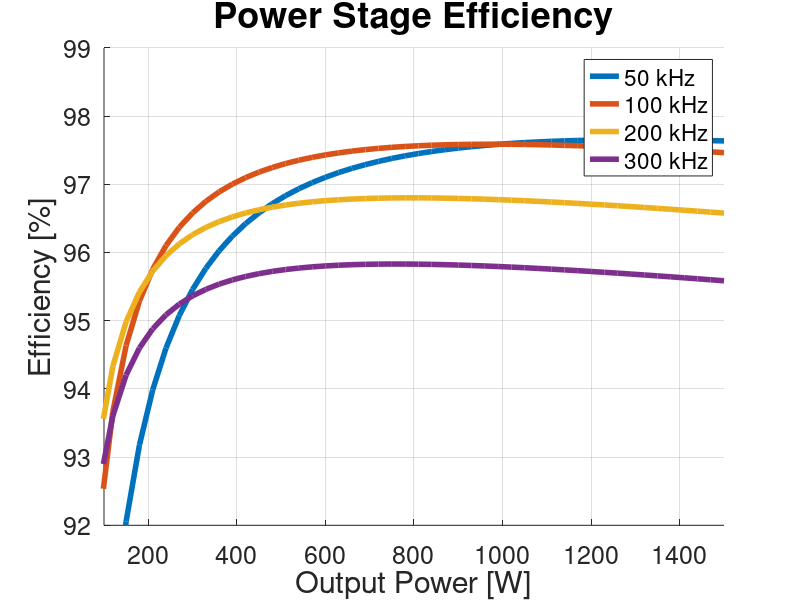

Write the MATLAB code that produced this figure.
%% Total Power Stage Power Losses Across All Output Powers
clear, close all, clc;

f_array = [50e3, 100e3, 200e3, 300e3];

for s = 1:1:length(f_array)
%% Converter properties
fs = f_array(s); % [Hz]
Ts = 1/fs; % [s]
Vin = 130; % [V]
Vout = 60; % [V]
Iout = 25; % [A]
n_trafo = 0.5;

% For changing both output voltage and current
%D = 0.01:0.01:0.49;
%Rout = Vout/Iout; % [Ohm]
%Vout = 2*Vin*n_trafo*D; % [V]
%Iout = Vout./Rout; % [A]

% For changing only output current
D = 0.4615;
Iout = 0.5:0.5:25;
Rout = Vout./Iout;


%% Transformer core properties
mu_0 = 1.25663706*10^-6;
mu_r_fe = 1690;
Ae = 178 * 10^-6; % [m]
le = 97 * 10^-3; % [m]
Ve = 17300 * 10^-9; % [m]

% Steinmetz
Kc = 0.009498;
alpha = 1.424;
beta = 2.383;
Ki = Kc/(2^(beta-1)*pi^(alpha-1)*(1.1044+6.8244/(alpha+1.354)));

w_foil_p = 18*10^-3; % [m]
t_foil_p = 0.15*10^-3; % [m]
w_foil_s = w_foil_p; % [m]
t_foil_s = 0.3*10^-3; % [m]
t_kapton = 0.055*10^-3; % [m]


%% Inductor core properties
% EPCOS TDK, E32/16/9, N87
% approx. 1mm airgap
AL = 145e-9;
Ae_l = 83e-6;
Ve_l = 6140e-9;
%h_window = (22.7e-3 - 9.5e-3)/2;
h_window = 6e-3;
la = 11.6e-3; 
lb = 11.6e-3;
w_bobbin = 21.9e-3-2*0.9e-3;
w = 18e-3; % foil width

%% Physical properties
T = 70; % [C]
mu_r_cu = 0.999994;
rho_cu = 1.68*10^-8*(1+0.003862*(T-20)); % [Ohm/m]

% Penetration depth
delta_w = sqrt(rho_cu/(pi*fs*mu_0*mu_r_cu)); % [m]


%% Inductor parameters
% Currents
IL_avg = Iout;
pIL = 0.2;
dIL = IL_avg*pIL;

% Inductor inductance
L = (Vin.*n_trafo-Vout)./dIL.*D.*1./(2.*fs);
%L = 4e-6;       % Adding a margin

%dIL = (Vin.*n_trafo-Vout)./L.*D.*1/(2.*fs)   % new dIL
%IL_rms = sqrt(IL_avg.^2 + ((dIL./2)/sqrt(3)).^2);
%IC_rms = 1/sqrt(3).*dIL./2;

% Capacitor capacitance
dQ = 0.5 .* dIL/2 .* 0.5.*Ts./2;
pVo = 0.01;
dVo = Vout.*pVo;
Co = dQ./dVo;
%Co./3.3e-6;

% Capacitor max ESR
ESR_max = dVo./dIL;


%%%%%%%%%%%%%%%%%%%%% Parameters %%%%%%%%%%%%%%%%%%%%%
%N = ceil(sqrt(L/AL))
N = 6;
Pv_l = 16.5e3; % W/m^3 read at D = 0.25 N = 6
%L = N^2*AL;
L = 4.5e-6; % Measured
% Calculating currents again based on actual L
dIL = (Vin.*n_trafo-Vout)./L.*D.*1./(2.*fs);   % new dIL
IL_rms = sqrt(IL_avg.^2 + ((dIL./2)/sqrt(3)).^2);
IC_rms = 1/sqrt(3).*dIL./2;
m = 1:N;

h_tape = 0.055e-3*2;
h = 0.4e-3;
h_free_window = h_window - (N*h+N*h_tape);
l_creepage = h_free_window + (w_bobbin - w);

%%%%%%%%%%%%%%%%%%%%% R_DC & P_DC %%%%%%%%%%%%%%%%%%%%%
for i = 1:length(h)
    k = 0;
    for j = 1:length(m)
        lw(i,j) = la*2+lb*2 + k*8*(h+h_tape);
        k = k+1;
    end
end
rho = 1.68 * 10^(-8);
A = w*h;

R_DCj = rho*lw./A;
for i = 1:length(h)
    R_DC(i,1) = sum(R_DCj(i,:));
end

% R_DCj = [layer1,h1 layer2,h1 ...
%          layer1,h2 layer2,h2 ...
% R_DC = [h1; h2; h3; h4]
%R_DC
P_DC = R_DC.*IL_avg.^2;

%%%%%%%%%%%%%%%%%%%%% R_AC & P_AC %%%%%%%%%%%%%%%%%%%%%
T = 50; % degrees C
rho_w = 1.68e-8*(1+0.003862*(T-20));
mu_0 = 4e-7*pi;
skindepth = sqrt(rho_w/(pi*mu_0*2*fs));
phi = h/skindepth;
%FR = 0;

% for i = 1:length(m)
%     FR_j(m) = phi/2 * ((exp(phi)-exp(-phi))/2+sind(phi))/((exp(phi)+exp(-phi))/2-cosd(phi)) + ...
%            phi/2*(2*m(i)-1)^2*((exp(phi)-exp(-phi))/2-sind(phi))/((exp(phi)+exp(-phi))/2+cosd(phi));
% end
for i = 1:length(m)
    FR_j(m) = phi/2 * (( sinh(phi) + sin(phi) ) / ( cosh(phi) - cos(phi) )) ...
            + phi/2 * (2 * m(i) - 1)^2 ...
            * (( sinh(phi) - sin(phi) ) / ( cosh(phi) + cos(phi) )); 
end
% FR_j_array: [FR_1(h1) FR_2(h1) FR_3(h1) FR_4(h1); 
%              FR_1(h2) FR_2(h2) FR_3(h2) FR_4(h2); ...

R_ACj = FR_j .* R_DCj;
for i= 1:length(h)
    R_AC(i,1) = sum(R_ACj(i,:));
end 

% R_ACj = [layer1,h1 layer2,h1 ...
%          layer1,h2 layer2,h2 ...
% R_AC = [h1; h2; h3; h4]
%R_AC
P_AC = R_AC.*IC_rms.^2;

% figure(1)
% plot(h*1e3,(R_DC*1e3)', h*1e3,FR_array, h*1e3,(R_AC*1e3)')
% legend('R_{DC}', 'F_R', 'R_{AC}', 'Location', 'NorthWest')
% xlabel('h_{foil} [mm]')
% ylabel('F_R, R_{DC} [m\Omega], R_{AC} [m\Omega]')

%%%%%%%%%%%%%%%%%%%%% Intra-winding Capacitance %%%%%%%%%%%%%%%%%%%%%
%V1 = Vin.*n_trafo;
k = 0;
for i = 1:(length(m)+1)
    V(:,i) = Vin*n_trafo - k.*(Vin*n_trafo-Vout)./length(m);
    k = k+1;
end

for j = 1:1:size(V,1)
    for i = 1:(length(m)-1)
        Vaj(j,i) = V(j,i+1)-V(j,i);
        Vbj(j,i) = V(j,i+2)-V(j,i+1);
    end
end

epsi_0 = 8.85419e-12;
epsi_r = 3.4;
V_tot = Vin*n_trafo;

for i = 1:1:size(V,1)
    for j = 1:(length(m)-1)
        Cdmj(i,j) = w*lw(j+1)/h_tape*(Vaj(i,j).^2+Vaj(i,j).*Vbj(i,j)+Vbj(i,j).^2);
    end
end

for i = 1:1:size(V,1)
    Cdm(i,1) = epsi_0*epsi_r/(3*V_tot^2) * sum(Cdmj(i,:));
end

%Cdm
P_Cdm = Cdm.*V_tot.^2.*2.*fs;
%P_Cdm = 0.5*Cdm*V_tot^2*2*fs;

%%%%%%%%%%%%%%%%%%%%% Leakage Inductance %%%%%%%%%%%%%%%%%%%%%
Nrow = 1;
I_tot = IL_avg;
m = 0:1:length(m);

I_enclosed = (m'*IL_avg)';
i = 1;
Lj = lw(i,1)*h./(3*Nrow*w) * (I_enclosed(1)^2);
for i = 1:length(V)
    for j = 1:length(m)-1
        Lj(i,j) = lw(j)*h./(3*Nrow*w) .* (I_enclosed(i,j).^2 + I_enclosed(i,j).*I_enclosed(i,j+1)+I_enclosed(i,j+1).^2);
    end
end

for i = 1:length(V)
    for j = 1:length(m)-1
        Lj_insul(i,j) = lw(j)*h./w .* (I_enclosed(i,j+1)).^2;
    end
end

for i = 1:length(V)
    L_llk(i) = mu_0./(I_tot(i).^2).*(sum(Lj(i,:)) + sum(Lj_insul(i,:)));
end


%%%%%%%%%%%%%%%%%%%%% Core Loss %%%%%%%%%%%%%%%%%%%%%

dB = D.*(Vin.*n_trafo-Vout)./(N.*Ae_l.*2.*fs);
Bpk = L.*(IL_avg+dIL./2)./(N.*Ae_l); % 127mT

Kc_l = 0.009836;
alpha_l = 1.475;
beta_l = 2.592;

Ki_l = Kc_l/(2^(beta_l-1)*pi^(alpha_l-1)*(1.1044+6.8244/(alpha_l+1.354)));

Pv_l = Ki_l.*(dB/2).^beta_l.*2.*fs.^alpha_l.*(2.*D.^(1-alpha_l) + (1-(2.*D))^(1-alpha_l)) .* 1000;
Pv_l = double(Pv_l);

P_core = Pv_l*Ve_l;

%%%%%%%%%%%%%%%%%%%%% Total Losses %%%%%%%%%%%%%%%%%%%%%
P_L = P_Cdm + P_DC + P_AC + P_core;


%% Transformer stackup properties
% Stackup definition, assuming none in parallel
Nrow = 1;

% Stackup for EPCOS TDK E42/21/15
stackup = [1, t_foil_p, 1, w_foil_p;
           2, t_foil_s, 0.5, w_foil_s;
           1, t_foil_p, 1, w_foil_p;
           1, t_foil_p, 1, w_foil_p;
           2, t_foil_s, 0.5, w_foil_s;
           1, t_foil_p, 1, w_foil_p;
           1, t_foil_p, 1, w_foil_p;
           2, t_foil_s, 0.5, w_foil_s;
           1, t_foil_p, 1, w_foil_p;
           1, t_foil_p, 1, w_foil_p;
           2, t_foil_s, 0.5, w_foil_s;
           1, t_foil_p, 1, w_foil_p;
           1, t_foil_p, 1, w_foil_p;
           2, t_foil_s, 0.5, w_foil_s;
           1, t_foil_p, 1, w_foil_p;];
       
% Find isolation thickness between each layer
for i = 1:1:length(stackup)
    if (stackup(i) == 1 && stackup(i+1) == 2) || (stackup(i) == 2 && stackup(i+1) == 1)
        t_iso(i) = 3*t_kapton;
    else
        t_iso(i) = 2*t_kapton;
    end
end
       
% Find length of each turn
w_bobbin_wind = 0.0174; % [m]
h_bobbin_wind = 0.0151; % [m]
ln(1) = 2*w_bobbin_wind + 2*h_bobbin_wind;
for i = 2:1:length(stackup)
    ln(i) = ln(i-1) + ((t_iso(i-1) + stackup(length(stackup)+(i-1))) * 8);
end

% Winding summation
Np = 0;
Ns = 0;
k_p = 1;
k_s = 1;
for i = 1:1:length(stackup)
    if stackup(i) == 1
        Np = Np + 1;
        ln_p(k_p) = ln(i);
        k_p = k_p + 1;
    elseif stackup(i) == 2
        Ns = Ns + 1;
        ln_s(k_s) = ln(i);
        k_s = k_s + 1;
    end
end

n_trafo = Ns/Np;

Delta_B = (D * Vin)/(Np * Ae * fs);

% Find currents of each winding in stackup
for i = 1:1:length(stackup)
    if stackup(i) == 1
        I_stackup(i) = 1;
    elseif stackup(i) == 2
        I_stackup(i) = -1/n_trafo;
    end
end


%% Transformer parameters

for i = 1:1:length(stackup) % Calculate phi from copper thickness
    phi_j(i) = stackup(length(stackup)+i)/(delta_w);
end

% Magnetizing inductance
Lm = (mu_0*mu_r_fe*Ae*Np^2)/le;
Im = (D*(1/fs)*Vin)/Lm;

Ip = Iout .* 2.*D .* n_trafo + Im./2;


% DC resistances
R_DC_jp = rho_cu * ln_p / (w_foil_p*t_foil_p);
R_DC_p = sum(R_DC_jp);
R_DC_js = rho_cu * ln_s / (w_foil_s*t_foil_s);
R_DC_s = sum(R_DC_js);

% AC-to-DC resistance factor
for j = 1:1:length(phi_j)
    Fr_j(j) = phi_j(j)/2 * (( sinh(phi_j(j)) + sin(phi_j(j)) ) / ( cosh(phi_j(j)) - cos(phi_j(j)) )) ...
            + phi_j(j)/2 * (2 * stackup(length(stackup)*2+j) - 1)^2 ...
            * (( sinh(phi_j(j)) - sin(phi_j(j)) ) / ( cosh(phi_j(j)) + cos(phi_j(j)) ));
end

% Total AC resistance
k_p = 1;
k_s = 1;
for j = 1:1:length(Fr_j)
    if stackup(j) == 1
        R_AC_jp(k_p) = R_DC_jp(k_p) * Fr_j(j);
        k_p = k_p + 1;
    elseif stackup(j) == 2
        R_AC_js(k_s) = R_DC_js(k_s) * Fr_j(j);
        k_s = k_s + 1;
    end
end
R_AC_p = double(sum(R_AC_jp));
R_AC_s = double(sum(R_AC_js));


% Leakage inductance
for j = 1:1:length(Ip)
    I_enclosed(j,1) = 0;
end
for j = 1:1:length(Ip)
    for i = 2:1:length(stackup)+1  % Find enclosed current
        I_enclosed(j,i) = I_enclosed(j,i-1) + I_stackup(i-1) * Ip(j);
    end
end

for j = 1:1:length(Ip)
    for i = 1:1:length(stackup)  % Find copper inductance
        L_lkj(j,i) = (ln(i)*stackup(length(stackup)+i))/(3*Nrow*stackup(length(stackup)*3+i)) ...
                 * (I_enclosed(j,i)^2 + I_enclosed(j,i)*I_enclosed(j,i+1) + I_enclosed(j,i+1)^2);
    end
end

for j = 1:1:length(Ip)
    for i = 1:1:length(stackup)  % Find insulation inductance
        L_lkk(j,i) = ln(i)*t_iso(i)/stackup(length(stackup)*3+i) * I_enclosed(j,i+1)^2;
    end
end

for j = 1:1:length(Ip) % Calculate total leakage inductance
    L_lk(j) = double(mu_0/Ip(j)^2 * ( sum(L_lkj(j,:)) + sum(L_lkk(j,:)) )); % = Lp + Ls/n^2
end
L_lk;

% Capacitive parasitics calculated in Excel
% Capacitors do not change as function of duty cycle/output power
C_cm = 3.92359e-09;
C_dm = 1.11762e-10;


%% Transformer losses

Delta_I = dIL;
% AC resistance losses
u_s1 = 1/3.*((Iout+Delta_I./2).^2 + (Iout+Delta_I./2).*(Iout-Delta_I./2) + (Iout-Delta_I./2).^2);
u_s2 = 1/3.*(((Iout+Delta_I./2)./2).^2 + ((Iout+Delta_I./2)/2).*((Iout-Delta_I./2)/2) + ((Iout-Delta_I./2)./2).^2);
I_RMS_s = sqrt(D.*u_s1+(0.5-D).*2.*u_s2);

u1_m = 1/3*(-Im/2).^2; u2_m = 1/3*(Im/2).^2;
I_RMS_m = sqrt((D./2).*u1_m+(D./2).*u2_m+((1-D)./2).*u2_m+((1-D)./2).*u1_m);
I_RMS_p = I_RMS_s*n_trafo + I_RMS_m;

P_Rac_p = R_AC_p * I_RMS_p.^2;
P_Rac_s = R_AC_s .* I_RMS_s.^2;
P_cu = P_Rac_p + P_Rac_s;

% Core loss
Pv = Ki .* (Delta_B/2).^beta .* fs.^alpha .* (2.*D^(1-alpha)) .* 1000; % [W/m3] % For EPCOS TDK, push-pull, from Magnetic Design Tool
P_fe = Pv .* Ve;

% Inductance loss
P_llk = L_lk .* n_trafo.^2 .* (Iout + Delta_I./2).^2 .* fs;

% Capacitive loss
P_cdm = C_dm * Vin^2 * fs;

% Total transformer loss
P_trafo = P_cu + P_fe + P_llk + P_cdm;


%% Gate drive circuit
% Gate charges
Qg_p = 13.6*10^-9; Qg_s = 8*10^-9;

% Gate resistances
R_DSON_N = 0.6; R_DSON_P = 0.8;

R_on = 8.2; R_on_p = R_on + 0.4; R_on_s = R_on + 0.6;
R_off = 0; R_off_p = R_off + 0.4; R_off_s = R_off + 0.6;

% Gate driver supplies
V_DD_p = 5; GND_p = -2;
V_DD_s = 6; GND_s = -2;

% Thermal resistance
Rth_ja = 45;

P_gate_p = Qg_p * (V_DD_p - GND_p)^2 * fs * 4; P_gate_s = Qg_s * (V_DD_s - GND_s)^2 * fs * 4;

P_adum_p = P_gate_p * (0.5*(R_DSON_P/(R_on_p+R_DSON_P)) + 0.5*(R_DSON_N/(R_off_p+R_DSON_N)));
P_adum_s = P_gate_s * (0.5*(R_DSON_P/(R_on_s+R_DSON_P)) + 0.5*(R_DSON_N/(R_off_p+R_DSON_N)));

T_adum_p = Rth_ja * 2 * P_adum_p; T_adum_s = Rth_ja * 2 * P_adum_s;


%% FET losses

Vo = Vout;
Io = Iout;
Po = Vo.*Io;
Iin = Ip; 
n = n_trafo;
d = D;
deltaI_L = dIL;
Ilmax = Io+deltaI_L./2;
Ilmin = Io-deltaI_L./2;
Iswmax = Ilmax.*n;
Iswmin=Ilmin.*n;


% Primary
    IpriRMS = I_RMS_p;
    
    I_D_turnon      = n.*Ilmin;
    I_D_turnoff     = n.*Ilmax;
    V_DS            = Vin/2;    
    
    V_GS = V_DD_p;
    R_gext = R_on_p;
    
    % EPC2215
    %Q_Gtot  = 13.6e-9;  % typ: 13.6e-9 | max: 17.7e-9
    R_DSon  = 8e-3;     % typ: 6e-3 | max: 8e-3
    %R_DSon = 8e-3*1.24; % at 63.8 degrees
    %R_DSon = 8e-3*1.25; % at 65.5 degrees
    C_GD = 105.65e-12;
    V_TH = 1.1; % 2.5;
    C_iss_VDS = 1356e-12; % max: 1790e-12;
    R_G = R_gext;
    Q_GD = 2.1e-9;
    V_gp = 2.1;

    t_ir = R_G * C_iss_VDS*log((V_GS-V_TH)/(V_GS-V_gp));
    t_vf = R_G * C_GD * V_DS/(V_GS-V_gp);
    t_vr = R_G * C_GD * V_DS/V_gp;
    t_if = R_G * C_iss_VDS*log(V_gp/V_TH);
    
    P_sw_EPC2215  = 0.5*V_DS.*I_D_turnon*(t_ir+t_vf).*fs + 0.5*V_DS.*I_D_turnoff*(t_if+t_vr).*fs;
    P_con_EPC2215 = R_DSon * IpriRMS.^2;

    P_tot_EPC2215 = P_con_EPC2215 + P_sw_EPC2215;

    
% Secondary
    IsecRMS = I_RMS_s;

    I_D_turnon      = Ilmin/2;
    I_D_turnoff     = Ilmax/2;
    V_DS            = n.*Vin;
    
    V_GS = V_DD_s;
    R_gext = R_on_s;
    
    
    % GaN Systems: GS61008T
    %Q_Gtot  = 8e-9;     % typ: 8e-9 | max: ?
    %R_DSon  = 9.5e-3;   % typ: 7e-3 | max: 9.5e-3
    %R_DSon  = 9.5e-3*1.339; % at 66 degrees
    R_DSon  = 7e-3*1.3969; % at 71 degrees
    C_GD = 84.965e-12;
    V_TH = 1.7; % 2.6;
    C_iss_VDS = 600e-12;
    R_G = R_gext;
    Q_GD = 1.7e-9;
    V_gp = 3.5;

    t_ir = R_G * C_iss_VDS*log((V_GS-V_TH)/(V_GS-V_gp));
    t_vf = R_G * C_GD * V_DS/(V_GS-V_gp);
    t_vr = R_G * C_GD * V_DS/V_gp;
    t_if = R_G * C_iss_VDS*log(V_gp/V_TH);

    P_sw_GS61008T    = 0.5.*V_DS.*I_D_turnon.*(t_ir+t_vf).*fs + 0.5.*V_DS.*I_D_turnoff.*(t_if+t_vr).*fs;
    P_con_GS61008T   = R_DSon * IsecRMS.^2;

    P_tot_GS61008T   = P_con_GS61008T + P_sw_GS61008T;
    
    
% Total Converter Power Loss
    P_sw = (P_sw_GS61008T + P_sw_EPC2215)*4;
    P_con = (P_con_GS61008T + P_con_EPC2215)*4;
    P_FETs = P_tot_EPC2215*4 + P_tot_GS61008T*4;

    
%% FET blocking losses
I_leak_p = 0.5e-3;
I_leak_s = 50e-6;

P_leak_p = (1-D).*I_leak_p.*Vin*4;
P_leak_s = D.*I_leak_s.*Vin.*n_trafo*4;


%% FET capacitive losses



%% Efficiency curve with total losses

% Lacking: FET capacitors, body diode losses (deadtime, reverse?)

Pout = Vout.*Iout;
P_tot = P_trafo + P_gate_p + P_gate_s + P_L + P_FETs + P_leak_p + P_leak_s

eff(s,:) = Pout./(Pout+P_tot)*100
end

figure(1)
hold on
for j = 1:1:length(f_array)
    plot(Pout, eff(j,:), 'LineWidth', 4)
end
xlim([100 1500])
ylim([92 99])
set(gca, 'FontSize', 18)
grid on
legend('50 kHz', '100 kHz', '200 kHz', '300 kHz')
title('Power Stage Efficiency', 'FontSize', 26)
xlabel('Output Power [W]', 'FontSize', 22)
ylabel('Efficiency [%]', 'FontSize', 22)
